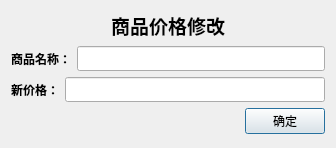
<?xml version="1.0" encoding="UTF-8"?>
<ui version="4.0">
 <class>CommodityPriceChangeDialog</class>
 <widget class="QDialog" name="CommodityPriceChangeDialog">
  <property name="geometry">
   <rect>
    <x>0</x>
    <y>0</y>
    <width>336</width>
    <height>148</height>
   </rect>
  </property>
  <property name="windowTitle">
   <string>Dialog</string>
  </property>
  <layout class="QVBoxLayout" name="verticalLayout">
   <item>
    <layout class="QHBoxLayout" name="horizontalLayout">
     <item>
      <spacer name="horizontalSpacer">
       <property name="orientation">
        <enum>Qt::Horizontal</enum>
       </property>
       <property name="sizeHint" stdset="0">
        <size>
         <width>40</width>
         <height>20</height>
        </size>
       </property>
      </spacer>
     </item>
     <item>
      <widget class="QLabel" name="commodityPricelabel">
       <property name="font">
        <font>
         <family>微软雅黑</family>
         <pointsize>14</pointsize>
         <weight>75</weight>
         <bold>true</bold>
        </font>
       </property>
       <property name="text">
        <string>商品价格修改</string>
       </property>
      </widget>
     </item>
     <item>
      <spacer name="horizontalSpacer_2">
       <property name="orientation">
        <enum>Qt::Horizontal</enum>
       </property>
       <property name="sizeHint" stdset="0">
        <size>
         <width>40</width>
         <height>20</height>
        </size>
       </property>
      </spacer>
     </item>
    </layout>
   </item>
   <item>
    <layout class="QHBoxLayout" name="horizontalLayout_2">
     <item>
      <widget class="QLabel" name="nameLabel">
       <property name="font">
        <font>
         <family>微软雅黑</family>
         <weight>75</weight>
         <bold>true</bold>
        </font>
       </property>
       <property name="text">
        <string>商品名称：</string>
       </property>
      </widget>
     </item>
     <item>
      <widget class="QLineEdit" name="nameEdit">
       <property name="font">
        <font>
         <family>微软雅黑</family>
        </font>
       </property>
       <property name="readOnly">
        <bool>true</bool>
       </property>
      </widget>
     </item>
    </layout>
   </item>
   <item>
    <layout class="QHBoxLayout" name="horizontalLayout_3">
     <item>
      <widget class="QLabel" name="newPriceLabel">
       <property name="font">
        <font>
         <family>微软雅黑</family>
         <weight>75</weight>
         <bold>true</bold>
        </font>
       </property>
       <property name="text">
        <string>新价格：</string>
       </property>
      </widget>
     </item>
     <item>
      <widget class="QLineEdit" name="newPriceEdit">
       <property name="font">
        <font>
         <family>微软雅黑</family>
        </font>
       </property>
      </widget>
     </item>
    </layout>
   </item>
   <item>
    <layout class="QHBoxLayout" name="horizontalLayout_4">
     <item>
      <spacer name="horizontalSpacer_3">
       <property name="orientation">
        <enum>Qt::Horizontal</enum>
       </property>
       <property name="sizeHint" stdset="0">
        <size>
         <width>40</width>
         <height>20</height>
        </size>
       </property>
      </spacer>
     </item>
     <item>
      <widget class="QPushButton" name="sureButton">
       <property name="font">
        <font>
         <family>仿宋</family>
        </font>
       </property>
       <property name="text">
        <string>确定</string>
       </property>
      </widget>
     </item>
    </layout>
   </item>
   <item>
    <spacer name="verticalSpacer">
     <property name="orientation">
      <enum>Qt::Vertical</enum>
     </property>
     <property name="sizeHint" stdset="0">
      <size>
       <width>20</width>
       <height>0</height>
      </size>
     </property>
    </spacer>
   </item>
  </layout>
 </widget>
 <resources/>
 <connections/>
</ui>
